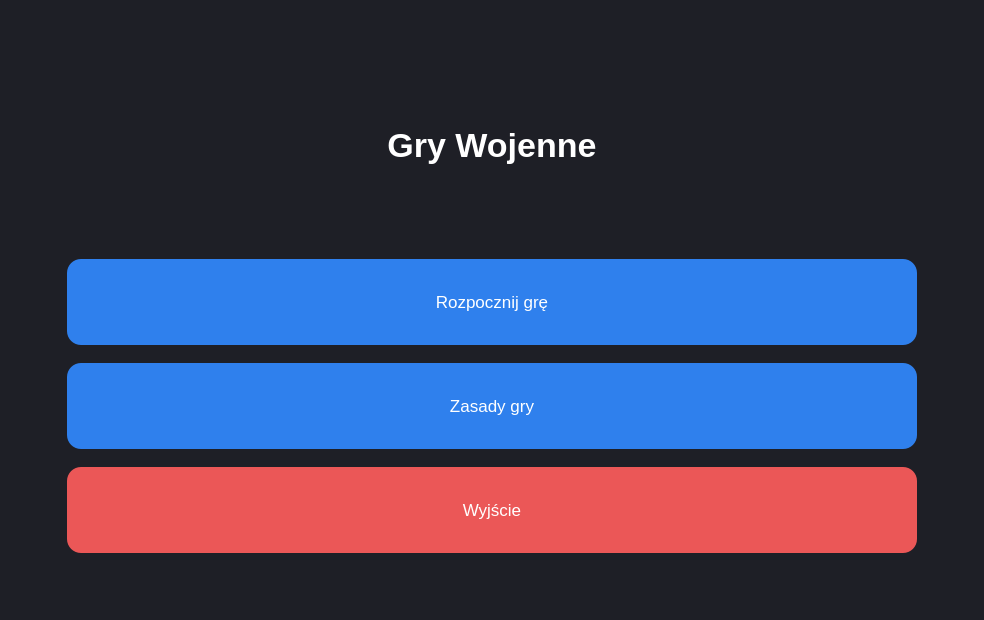
<?xml version="1.0" encoding="UTF-8"?>
<ui version="4.0">
 <class>MenuPage</class>
 <widget class="QWidget" name="MenuPage">
  <property name="geometry">
   <rect>
    <x>0</x>
    <y>0</y>
    <width>984</width>
    <height>620</height>
   </rect>
  </property>
  <property name="windowTitle">
   <string>Form</string>
  </property>
  <property name="styleSheet">
   <string notr="true">QWidget {
    background-color: #1e1f26;
}

QLabel#labelTitle {
    color: #ffffff;
    font-size: 34px;
    font-weight: bold;
    margin-bottom: 18px;
}

QPushButton {
    background-color: #2f80ed;
    color: white;
    border-radius: 14px;
    padding: 14px;
    font-size: 17px;
    border: none;
    min-height: 58px;
}

QPushButton:hover {
    background-color: #3c94ff;
}

QPushButton:pressed {
    background-color: #256fd1;
}

QPushButton#btnExit {
    background-color: #eb5757;
}

QPushButton#btnExit:hover {
    background-color: #ff6b6b;
}

QPushButton#btnExit:pressed {
    background-color: #c94a4a;
}</string>
  </property>
  <layout class="QVBoxLayout" name="mainVerticalLayout">
   <property name="leftMargin">
    <number>60</number>
   </property>
   <property name="topMargin">
    <number>60</number>
   </property>
   <property name="rightMargin">
    <number>60</number>
   </property>
   <property name="bottomMargin">
    <number>60</number>
   </property>
   <item>
    <spacer name="verticalSpacerTop">
     <property name="orientation">
      <enum>Qt::Orientation::Vertical</enum>
     </property>
    </spacer>
   </item>
   <item>
    <layout class="QHBoxLayout" name="centerHorizontalLayout">
     <item>
      <spacer name="horizontalSpacerLeft">
       <property name="orientation">
        <enum>Qt::Orientation::Horizontal</enum>
       </property>
      </spacer>
     </item>
     <item>
      <layout class="QVBoxLayout" name="menuVerticalLayout">
       <property name="spacing">
        <number>18</number>
       </property>
       <property name="sizeConstraint">
        <enum>QLayout::SetFixedSize</enum>
       </property>
       <item>
        <widget class="QLabel" name="labelTitle">
         <property name="minimumWidth">
          <number>520</number>
         </property>
         <property name="text">
          <string>Gry Wojenne</string>
         </property>
         <property name="alignment">
          <set>Qt::AlignmentFlag::AlignCenter</set>
         </property>
        </widget>
       </item>
       <item>
        <widget class="QPushButton" name="btnPlay">
         <property name="minimumWidth">
          <number>520</number>
         </property>
         <property name="text">
          <string>Rozpocznij grę</string>
         </property>
        </widget>
       </item>
       <item>
        <widget class="QPushButton" name="btnRules">
         <property name="minimumWidth">
          <number>520</number>
         </property>
         <property name="text">
          <string>Zasady gry</string>
         </property>
        </widget>
       </item>
       <item>
        <widget class="QPushButton" name="btnExit">
         <property name="minimumWidth">
          <number>520</number>
         </property>
         <property name="text">
          <string>Wyjście</string>
         </property>
        </widget>
       </item>
      </layout>
     </item>
     <item>
      <spacer name="horizontalSpacerRight">
       <property name="orientation">
        <enum>Qt::Orientation::Horizontal</enum>
       </property>
      </spacer>
     </item>
    </layout>
   </item>
   <item>
    <spacer name="verticalSpacerBottom">
     <property name="orientation">
      <enum>Qt::Orientation::Vertical</enum>
     </property>
    </spacer>
   </item>
  </layout>
 </widget>
 <resources/>
 <connections/>
</ui>
